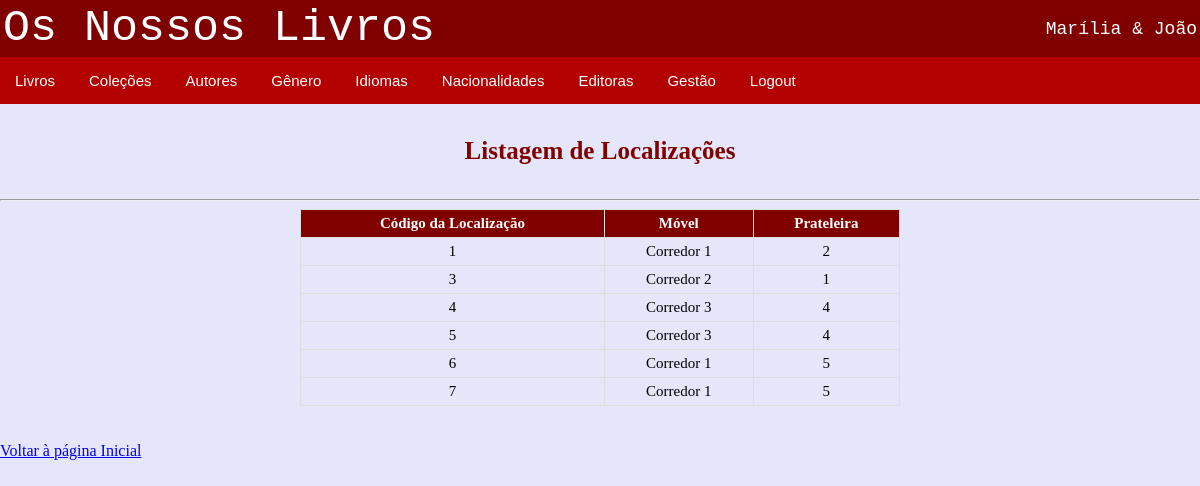
Page /livraria/lista_localizacoes.php on the committed database.
### tables this page shows
CREATE TABLE `localizacao` (
  `id_localizacao` int NOT NULL,
  `movel` varchar(20) NOT NULL,
  `prateleira` int NOT NULL
);

### livraria/bd_classe_local.php (called while the page is built, shortened)
<?php
class acesso{
    var $servidor= "localhost";
    var $utilizador ="root";
    var $password="12345678";
    var $basedados="bdlivros";
    function ligar(){
        $this->ligacao=mysqli_connect($this->servidor, $this->utilizador, $this->password, $this->basedados);
    }
}
?>

### livraria/lista_localizacoes.php (the view, shortened to what this page needs)
<?php
$acesso=new acesso();
$acesso->ligar();
$tabela=mysqli_query($acesso->ligacao,"select * from localizacao");
?>
<!DOCTYPE html>
<html lang="en">
<head>
    <link rel="stylesheet" href="estilos.css">
</head>
<body>
<?php include 'menu.php';?>
    <h4>Listagem de Localizações</h4>
    <hr>
    <table id="listatab">
        <tr>
            <th>Código da Localização</th>
            <th>Móvel</th>
            <th>Prateleira</th>
        </tr>
        <?php
           while ($registo=mysqli_fetch_array($tabela))
           {
               ?>
               <tr>
                   <td><?php echo $registo['id_localizacao'];?></td>
                   <td><?php echo $registo['movel'];?></td>
                   <td><?php echo $registo['prateleira'];?></td></tr>
        <?php
           }
        ?>
    </table>
    <br><br><a href="index1.php">Voltar à página Inicial</a></h2>
</body>
</html>

### livraria/CSS/estilos.css (style rules this page uses)
body { margin: 0px; background-color: #E6E6FA; }
.button:hover, .button2:hover, { background-color: #ffe6e6; color: black; }
#listatab { width: 600px; font-size: 15px; margin: auto; align: center; text-align: left; color: black; border-collapse: collapse; }
#listatab td, #listatab th { border: 1px solid #ddd; padding: 5px; text-align: center; }
#listatab th { background-color: #800000; color: white; }
h4 { text-align: center; font-size: 25px; color: #800000; }

### livraria/menu.php (style rules this page uses)
body { margin: 0px; }

### rows in the picture
localizacao: id_localizacao "1", movel "Corredor 1", prateleira "2"
localizacao: id_localizacao "3", movel "Corredor 2", prateleira "1"
localizacao: id_localizacao "4", movel "Corredor 3", prateleira "4"
localizacao: id_localizacao "5", movel "Corredor 3", prateleira "4"
localizacao: id_localizacao "6", movel "Corredor 1", prateleira "5"
localizacao: id_localizacao "7", movel "Corredor 1", prateleira "5"
